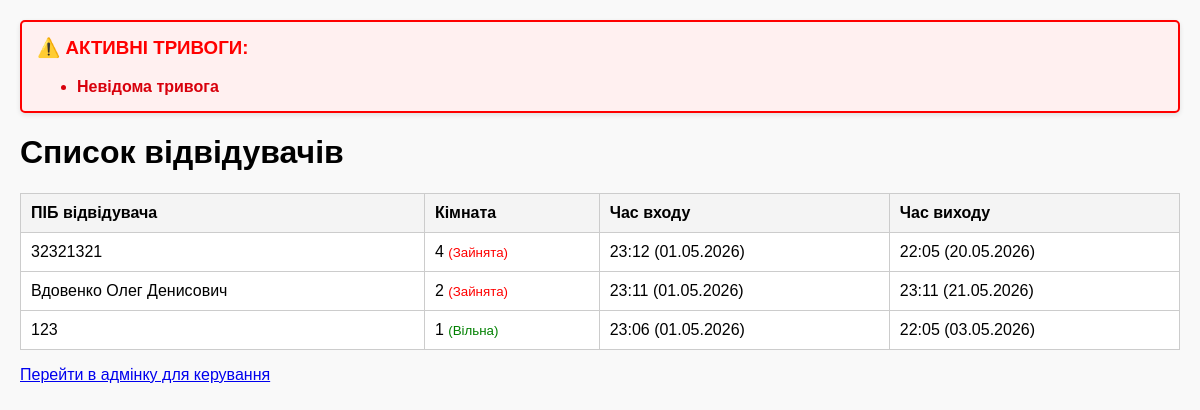
The page /visitors/ on the database as committed earlier.
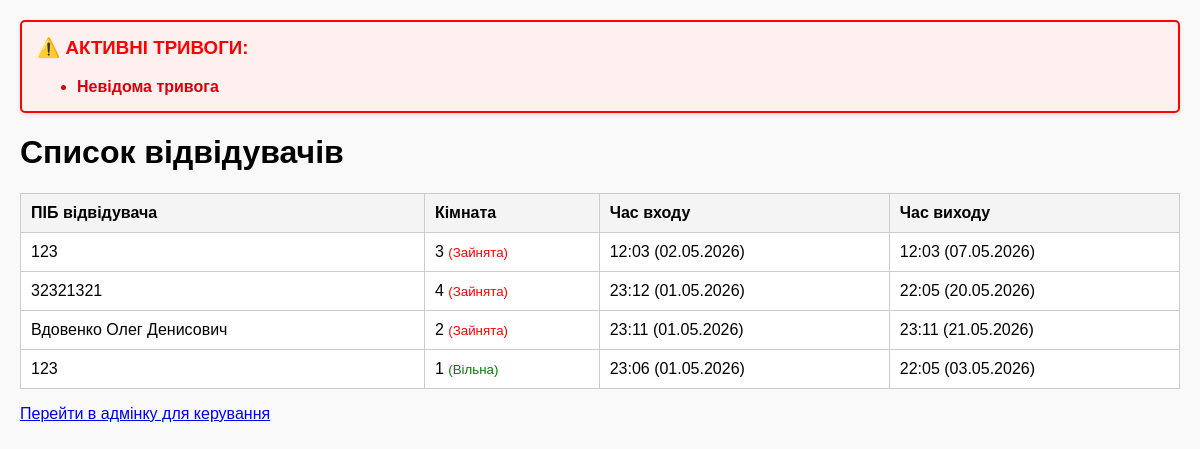
The same page on the database as committed later.
### managment/models.py (models this page shows, shortened)
class Visitor(models.Model):
    full_name = models.CharField(max_length=255, verbose_name="ПІБ")
    room = models.ForeignKey(Room, on_delete=models.SET_NULL, null=True, blank=True, verbose_name="Кімната")
    entry_time = models.DateTimeField(auto_now_add=True, verbose_name="Час заходу")
    exit_time = models.DateTimeField(null=True, blank=True, verbose_name="Час виходу")

class Room(models.Model):
    number = models.CharField(max_length=10, unique=True, verbose_name="Номер приміщення")
    is_occupied = models.BooleanField(default=False, verbose_name="Технічний статус")
    @property
    def is_currently_occupied(self):
        now = timezone.now()
        active_visitor = self.visitor_set.filter(
            models.Q(exit_time__isnull=True) | models.Q(exit_time__gt=now)
        ).exists()
        active_booking = self.booking_set.filter(
            check_in__lte=now, check_out__gte=now
        ).exists()
        return active_visitor or active_booking

### managment/views.py (the view)
# urls.py: path('visitors/', visitor_list, name='visitor_list'),
def visitor_list(request):
    visitors = Visitor.objects.all().order_by('-entry_time')
    return render(request, 'managment/visitor_list.html', {
        'visitors': visitors,
    })

### managment/templates/managment/visitor_list.html (shortened to what this page needs)
<!DOCTYPE html>
<html lang="uk">
<head>
</head>
<body>
    <div id="emergency-alert-box">
        <h3 style="margin-top: 0; color: red;">⚠️ АКТИВНІ ТРИВОГИ:</h3>
        <ul id="alert-list"></ul>
    </div>
    <h1>Список відвідувачів</h1>
    <table>
        <thead>
            <tr>
                <th>ПІБ відвідувача</th>
                <th>Кімната</th>
                <th>Час входу</th>
                <th>Час виходу</th>
            </tr>
        </thead>
        <tbody>
            {% for visitor in visitors %}
            <tr>
                <td>{{ visitor.full_name }}</td>
                <td>
                    {{ visitor.room.number|default:"—" }}
                    {% if visitor.room %}
                        {% if visitor.room.is_currently_occupied %}
                            <small style="color: red;">(Зайнята)</small>
                        {% else %}
                            <small style="color: green;">(Вільна)</small>
                        {% endif %}
                    {% endif %}
                </td>
                <td>{{ visitor.entry_time|date:"H:i (d.m.Y)" }}</td>
                <td>{{ visitor.exit_time|date:"H:i (d.m.Y)"|default:"В приміщенні" }}</td>
            </tr>
            {% empty %}
            <tr><td colspan="4" style="text-align: center;">Журнал порожній</td></tr>
            {% endfor %}
        </tbody>
    </table>
    <p><a href="/admin/">Перейти в адмінку для керування</a></p>
</body>
</html>

### managment/templates/managment/visitor_list.html (style rules this page uses)
body { font-family: Arial, sans-serif; margin: 20px; background-color: #f9f9f9; }
#emergency-alert-box { display: none; border: 2px solid red; background: #fff0f0; padding: 15px; margin-bottom: 20px; border-radius: 5px; box-shadow: 0 2px 5px rgba(0,0,0,0.1); }
#alert-list { margin-bottom: 0; color: #d8000c; }
table { width: 100%; border-collapse: collapse; background-color: white; }
th, td { border: 1px solid #ccc; padding: 10px; text-align: left; }
th { background-color: #f4f4f4; }

Rows that differ between the two databases and show on the page:
added Visitor: full_name "123", room.number "3", shows "(Зайнята)", entry_time "12:03 (02.05.2026)", exit_time "12:03 (07.05.2026)"
